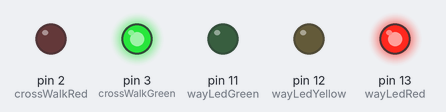
The sketch below on a simulated Arduino Uno, built with avr-gcc and run on an emulated ATmega328P. Shown: output pins drawn as LEDs (lit = HIGH).

Above: at 4.0 s.
At 9.0 s:
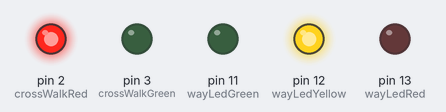
At 13.0 s:
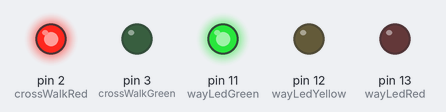
At 19.0 s:
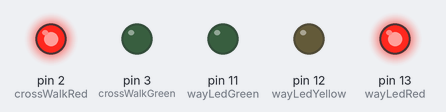
Timing chart, 0 to 26.0 s (numbered marks = the images above):
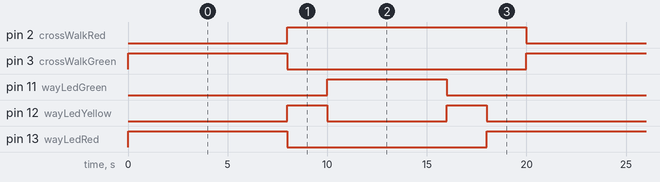

The sketch:

led_yakma.ino
```cpp
#define wayLedRed 13
#define wayLedYellow 12
#define wayLedGreen 11

#define crossWalkGreen 3
#define crossWalkRed 2


void setup()
{
  pinMode(wayLedRed, OUTPUT);
  pinMode(wayLedYellow, OUTPUT);
  pinMode(wayLedGreen, OUTPUT);
  pinMode(crossWalkGreen, OUTPUT);
  pinMode(crossWalkRed, OUTPUT);
}


void changeLights(uint8_t redWay, uint8_t yellowWay, uint8_t greenWay, uint8_t redcrossWalk, uint8_t greencrossWalk, int second)
{
  digitalWrite(wayLedRed, redWay);
  digitalWrite(wayLedYellow, yellowWay);
  digitalWrite(wayLedGreen, greenWay);
  digitalWrite(crossWalkGreen, greencrossWalk);
  digitalWrite(crossWalkRed, redcrossWalk);
  delay(second);
}


void loop()
{
  changeLights(HIGH, LOW, LOW, LOW, HIGH, 8000);
  changeLights(LOW, HIGH, LOW, HIGH, LOW, 2000);
  changeLights(LOW, LOW, HIGH, HIGH, LOW, 6000);
  changeLights(LOW, HIGH, LOW, HIGH, LOW, 2000);
  changeLights(HIGH, LOW, LOW, HIGH, LOW, 2000);
}
```

Measured:
- by itself, pin 2 (crossWalkRed): alternates HIGH for 12.0 s and LOW for 8.0 s
- by itself, pin 3 (crossWalkGreen): alternates HIGH for 8.0 s and LOW for 12.0 s
- by itself, pin 11 (wayLedGreen): alternates HIGH for 6.0 s and LOW for 14.0 s
- by itself, pin 12 (wayLedYellow): repeats every 20.0 s: LOW 6.0 s, HIGH 2.0 s, LOW 10.0 s, HIGH 2.0 s
- by itself, pin 13 (wayLedRed): repeats every 20.0 s: LOW 10.0 s, HIGH 10.0 s
